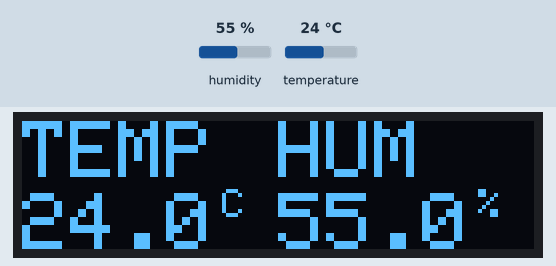
A sketch run on a simulated Arduino Uno, built with avr-gcc and run on an emulated ATmega328P. On the bench: 128×32 one-colour display. The test bench sets the inputs (shaded band); at power-on: humidity 55 %, temperature 24 °C.

Above: at 2.2 s.
2.3 s: humidity set to 22 %
At 3.5 s:
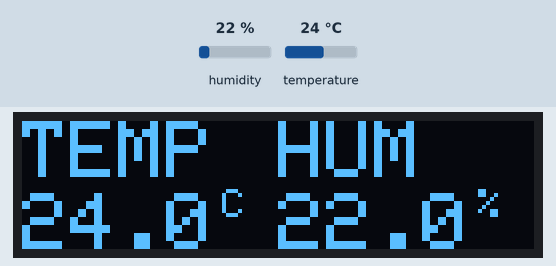
4.5 s: temperature set to 12 °C
At 6.3 s:
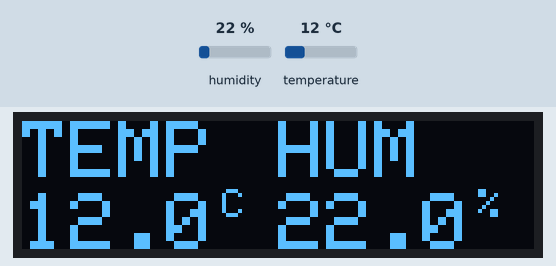
6.6 s: humidity set to 40 %
At 8.0 s:
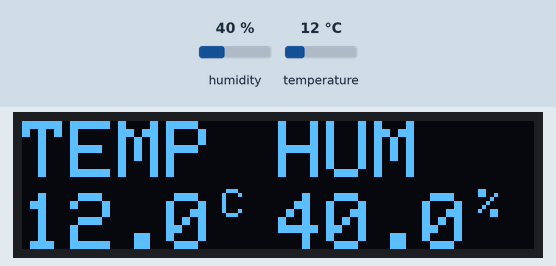
8.6 s: temperature set to 19 °C
At 9.6 s:
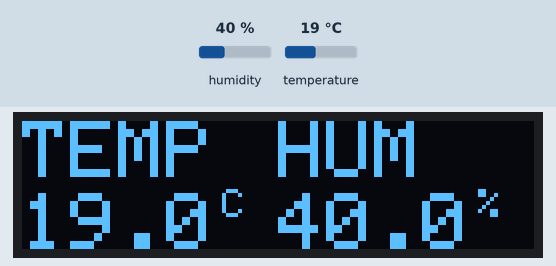
Timing chart, 0 to 11.6 s (numbered marks = the images above; inputs shaded):
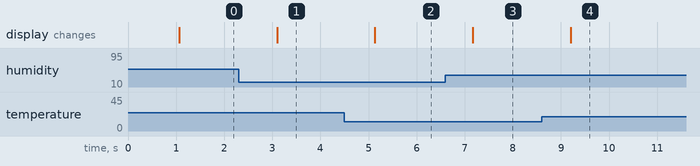

Measured:
- after the input at 2.3 s, the display: changes after 0.80 s (image 1)
- after the input at 4.5 s, the display: changes after 0.63 s (image 2)
- after the input at 6.6 s, the display: changes after 0.57 s (image 3)
- after the input at 8.6 s, the display: changes after 0.61 s (image 4)

The sketch:

BME280_OLED_Hum_and_Temp.ino
```cpp
#include <Adafruit_GFX.h>
#include <Adafruit_SSD1306.h>
#include <Adafruit_BME280.h>

#define BME_SCK  (13)
#define BME_MISO (12)
#define BME_MOSI (11)
#define BME_CS   (10)

#define SCREEN_WIDTH 128 // OLED display width, in pixels
#define SCREEN_HEIGHT 32 // OLED display height, in pixels.
#define OLED_RESET    -1 // Reset pin # (or -1 if sharing Arduino reset pin)

#define SEALEVELPRESSURE_HPA (1013.25)

Adafruit_BME280 bme; // I2C
Adafruit_SSD1306 display(SCREEN_WIDTH, SCREEN_HEIGHT, &Wire, OLED_RESET); //Declaring the display name (display)

void setup()
{
  // Start serial communication for debugging purposes
  Serial.begin(9600);

  /* START BME SENSOR */
  if (!bme.begin(0x76)) {
    Serial.println(F("Could not find a valid BMP280 sensor, check wiring!"));
    while (1);
  }

  /* OLED SETUP */
  display.begin(SSD1306_SWITCHCAPVCC, 0x3C); //Start the OLED display
  display.clearDisplay();
  display.setRotation(2);
  display.setTextColor(WHITE);
  display.setTextSize(2);
  display.print("Starting");
  display.display();
  delay(1000);
}

void loop()
{
  display.clearDisplay();     // clear OLED screen

  float t = bme.readTemperature();
  float h = bme.readHumidity();

  /* Printing the current Temperature */
  display.setCursor(0,0);
  display.setTextSize(2);
  display.print("TEMP");

  display.setCursor(0,18);
  display.print(t,1);
  display.setCursor(50,17);
  display.setTextSize(1);
  display.print("C");

  /* Printing the current Humidity */
  display.setCursor(64,0);
  display.setTextSize(2);
  display.print("HUM");

  display.setCursor(64,18);
  display.print(h,1);
  display.setCursor(114,17);
  display.setTextSize(1);
  display.print("%");

  /* UPDATE DISPLAY */
  display.display();
  delay(1000);
}
```
